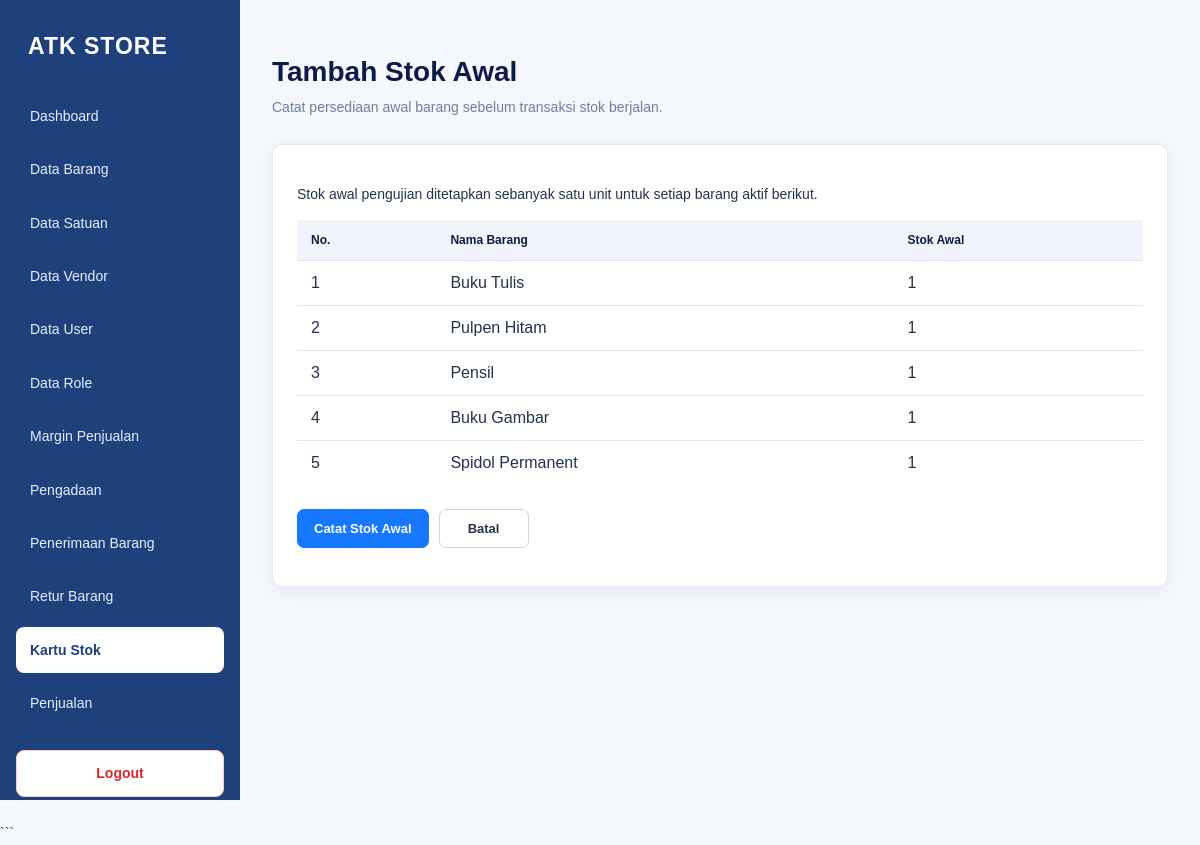
Screenshot of /tambah_stok_awal.php (signed in) with the database file from the repository.
### tables this page shows
CREATE TABLE `barang` (
  `idbarang` int(11) NOT NULL,
  `jenis` char(1) DEFAULT NULL,
  `nama` varchar(45) DEFAULT NULL,
  `idsatuan` int(11) DEFAULT NULL,
  `status` tinyint(4) DEFAULT NULL,
  `harga` int(11) DEFAULT NULL
);

### tambah_stok_awal.php (the view, shortened to what this page needs)
<?php
require 'config/database.php';
$error = '';
$stokAwal = [
    1 => 1,
    2 => 1,
    3 => 1,
    4 => 1,
    5 => 1
];
try {
    $stmtBarang = $pdo->query(
        "SELECT idbarang, nama
         FROM barang
         WHERE status = 1
         ORDER BY idbarang ASC"
    );
    $barangList = $stmtBarang->fetchAll(PDO::FETCH_ASSOC);
} catch (PDOException $e) {
    $barangList = [];
    $error = 'Data barang gagal dimuat.';
}
?>
<!DOCTYPE html>
<html lang="id">
<head>
    <link rel="stylesheet" href="assets/style.css?v=105">
</head>
<body>
<?php require 'includes/sidebar.php'; ?>
<main class="main-content">
    <header class="page-header">
        <div>
            <h1>Tambah Stok Awal</h1>
            <p>
                Catat persediaan awal barang sebelum transaksi stok berjalan.
            </p>
        </div>
    </header>
    <section class="card">
        <p>
            Stok awal pengujian ditetapkan sebanyak satu unit
            untuk setiap barang aktif berikut.
        </p>
        <div class="table-wrapper">
            <table>
                <thead>
                    <tr>
                        <th>No.</th>
                        <th>Nama Barang</th>
                        <th>Stok Awal</th>
                    </tr>
                </thead>
                <tbody>
                    <?php if (count($barangList) > 0): ?>
                        <?php foreach ($barangList as $i => $barang): ?>
                            <tr>
                                <td><?= $i + 1 ?></td>
                                <td>
                                    <?= htmlspecialchars(
                                        $barang['nama'],
                                        ENT_QUOTES,
                                        'UTF-8'
                                    ) ?>
                                </td>
                                <td>
                                    <?= isset($stokAwal[(int) $barang['idbarang']])
                                        ? (int) $stokAwal[(int) $barang['idbarang']]
                                        : 0 ?>
                                </td>
                            </tr>
                        <?php endforeach; ?>
                    <?php endif; ?>
                </tbody>
            </table>
        </div>
        <?php if (count($barangList) === 5 && $error === ''): ?>
            <form method="POST"
                  onsubmit="return confirm('Yakin mencatat stok awal untuk lima barang? Pastikan jumlahnya sudah benar.');">
                <div class="form-actions">
                    <button
                        type="submit"
                        class="btn btn-primary"
                    >
                        Catat Stok Awal
                    </button>
                    <a
                        href="data_barang.php"
                        class="btn btn-secondary"
                    >
                        Batal
                    </a>
                </div>
            </form>
        <?php endif; ?>
    </section>
</main>
</body>
</html>

### assets/style.css (style rules this page uses)
:root { --navy: #0c1b48; --sidebar: #1e407b; --sidebar-hover: #2f5fa5; --primary: #1677ff; --primary-hover: #0f5fd1; --background: #f4f7fc; --white: #ffffff; --text: #24324b; --muted: #718096; --border: #e2e8f0; --danger: #dc2626; --danger-hover: #b91c1c; --radius: 10px; --shadow: 0 4px 16px rgba(12, 27, 72, 0.06); }
* { box-sizing: border-box; }
html { min-height: 100%; }
body { margin: 0; font-family: Arial, Helvetica, sans-serif; font-size: 14px; line-height: 1.6; color: var(--text); background: var(--background); }
a { color: inherit; text-decoration: none; }
button, input, select, textarea { font: inherit; }
.main-content { min-height: 100vh; margin-left: 240px; padding: 32px; }
.page-header { display: flex; justify-content: space-between; align-items: center; gap: 20px; margin-bottom: 26px; }
.page-header h1 { margin: 0 0 5px; color: var(--navy); font-size: 28px; font-weight: 750; line-height: 1.3; }
.page-header p { margin: 0; color: var(--muted); font-size: 14px; }
.card { margin-bottom: 24px; padding: 24px; background: var(--white); border: 1px solid var(--border); border-radius: var(--radius); box-shadow: var(--shadow); }
.btn { display: inline-flex; justify-content: center; align-items: center; gap: 6px; padding: 9px 16px; border: 1px solid transparent; border-radius: 7px; cursor: pointer; font-size: 13px; font-weight: 700; line-height: 1.5; text-align: center; white-space: nowrap; transition: background 0.2s ease, border-color 0.2s ease; }
.btn-primary { color: var(--white); background: var(--primary); border-color: var(--primary); }
.btn-secondary { color: var(--text); background: var(--white); border-color: #cbd5e1; }
table { width: 100%; border-collapse: collapse; background: var(--white); }
thead { background: #f1f5fb; }
th { padding: 13px 14px; color: var(--navy); border-bottom: 1px solid var(--border); font-size: 12px; font-weight: 800; text-align: left; white-space: nowrap; }
td { padding: 13px 14px; color: var(--text); border-bottom: 1px solid var(--border); vertical-align: middle; }
tbody tr:last-child td { border-bottom: none; }
.form-actions { display: flex; align-items: center; flex-wrap: wrap; gap: 10px; margin-top: 24px; }
.form-actions .btn { min-width: 90px; }

### rows the page displays
barang: nama "Buku Tulis", idbarang "1"
barang: nama "Pulpen Hitam", idbarang "1"
barang: nama "Pensil", idbarang "1"
barang: nama "Buku Gambar", idbarang "1"
barang: nama "Spidol Permanent", idbarang "1"
